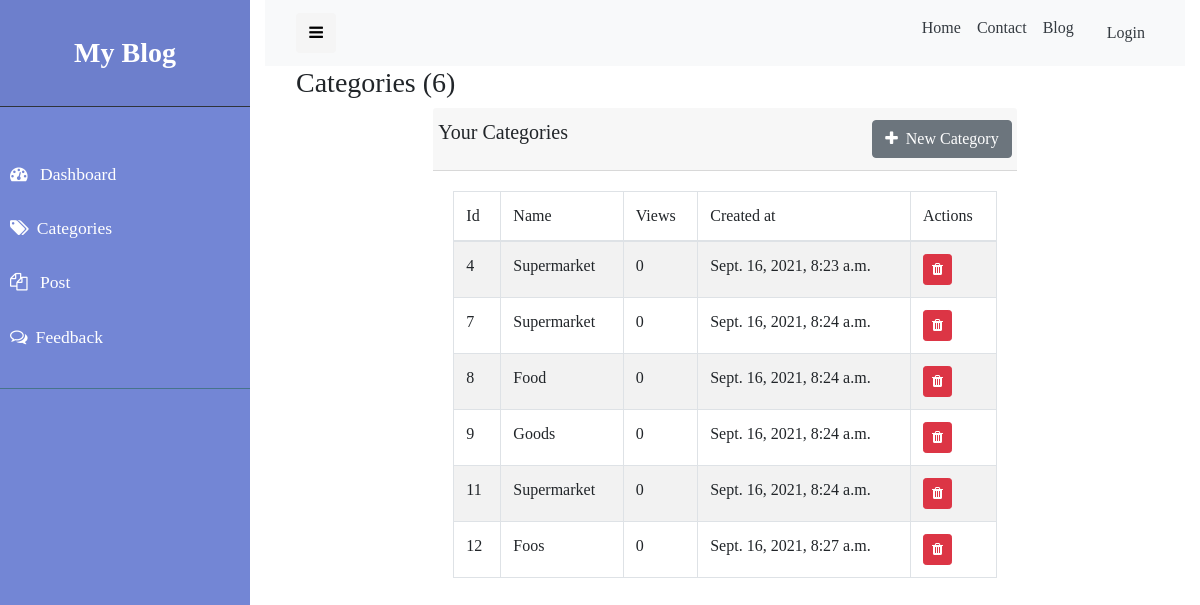
Before: /staff/categories with the older database file.
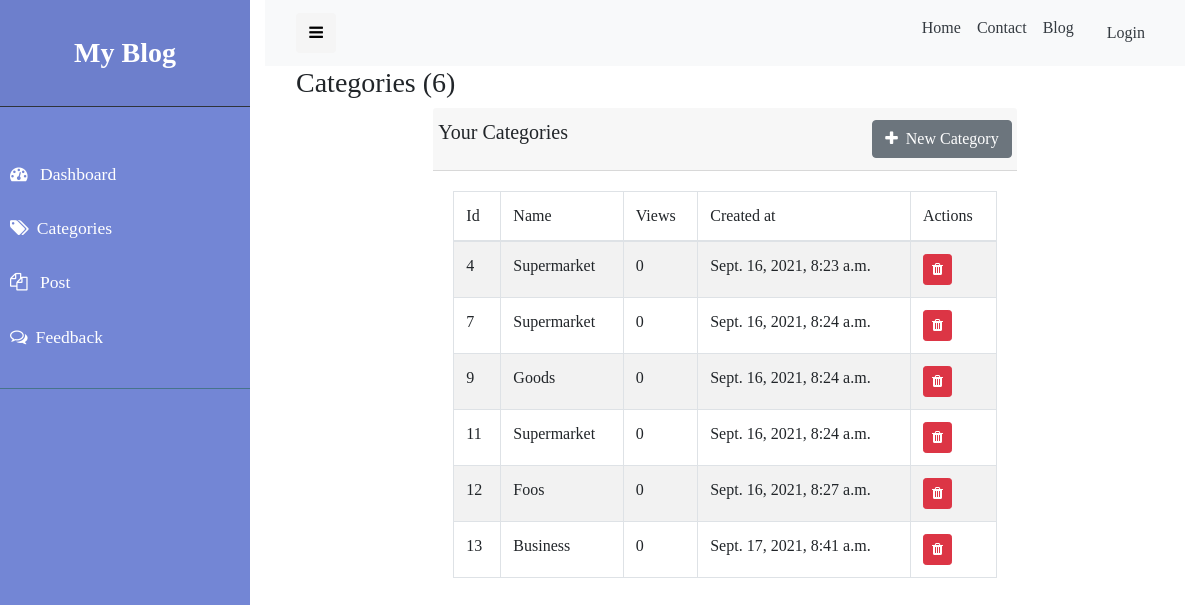
After: the same page with the newer database file.
### blog/models.py (models this page shows, shortened)
class Category(models.Model):
    name = models.CharField(max_length = 50)
    views = models.IntegerField(default = 0,blank=True)
    slug = models.TextField(null=True,blank=True)
    created_at = models.DateTimeField(auto_now_add=True)
    updated_at = models.DateTimeField(auto_now=True)
    class Meta:
        verbose_name_plural = 'Categories'

### blog/views.py (the view)
# urls.py: path('categories',views.showCategory,name='categories'),
def showCategory(request):
    context = {
        'category_list': Category.objects.all()
    }
    return render(request, 'blog/admin/categories.html', context)

### blog/templates/blog/admin/categories.html (shortened to what this page needs)
{% extends 'blog/admin/layouts/admin-base.html' %}
{% load static %}
{% block 'content' %}
<div class="container">
    <h3 class="mx-3"> Categories ({{category_list|length}}) </h3>
    <div class="row justify-content-center">
        <div class="col-lg-8">
            <div class="card-header">
                <div class="row ">
                    <h5>Your Categories</h5>
                    <a type="submit" href=" {% url 'add_category' %} " class="btn btn-secondary btn-md ml-auto"> <i class="fa fa-plus mr-2 " aria-hidden="true"></i>New Category</a>
                </div>
            </div>
            <div class="card-body">
                <table class="table table-striped table-bordered">
                    <thead>
                        <tr>
                            <td>Id</td>
                            <td>Name</td>
                            <td>Views</td>
                            <td>Created at</td>
                            <td>Actions</td>
                        </tr>
                    </thead>
                    <tbody>
                        {% for category in category_list %}
                        <tr>
                            <td>{{category.id}}</td>
                            <td>{{category.name}}</td>
                            <td>{{category.views}}</td>
                            <td>{{category.created_at}}</td>
                            <td>
                                <a href=" {% url 'delete_category' category.id %} " class="btn btn-danger btn-sm">
                                    <i class="fa fa-trash"></i>
                                </a>
                            </td>
                        </tr>
                        {% endfor %}
                    </tbody>
                </table>
            </div>
        </div>
    </div>
</div>
{% endblock %}

Changed rows visible on the page:
removed Category: id "8", name "Food", views "0", created_at "Sept. 16, 2021, 8:24 a.m."
added Category: id "13", name "Business", views "0", created_at "Sept. 17, 2021, 8:41 a.m."
